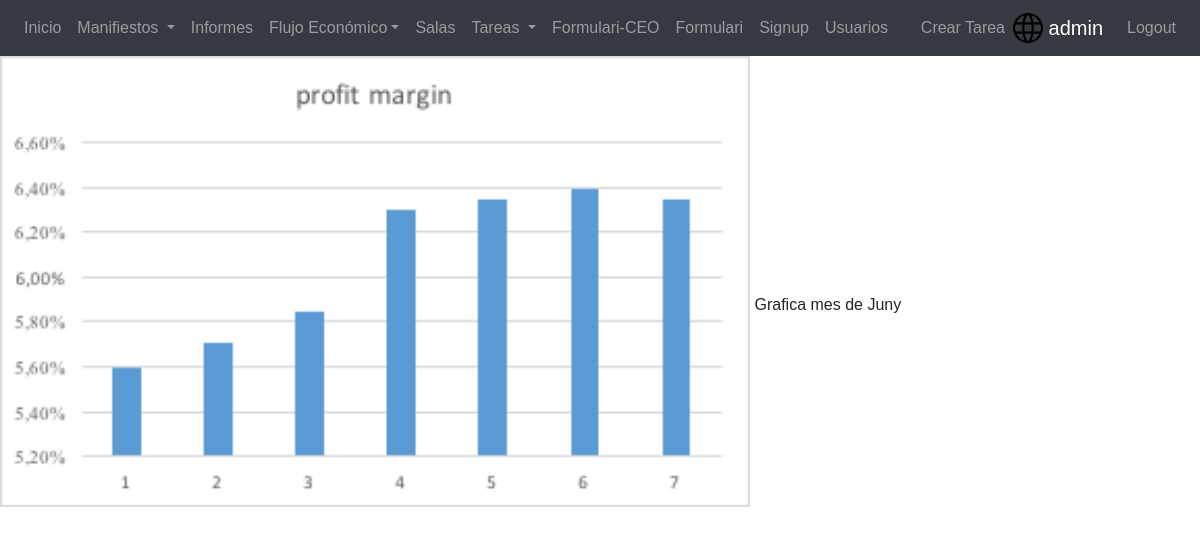
Page /application/analisis/ (signed in) on the committed database.
### application/models.py (models this page shows)
class Documents(models.Model):
    excel= models.FileField(upload_to='excel/',default='default-image.png',null=False)
    graph = models.ImageField(upload_to='graph/',default='default-image.png', null=False)
    info = models.CharField(max_length=64)

### application/views.py (the view)
# urls.py: path('analisis/', ceo_analysis, name='economic_flow'),
def ceo_analysis(request):
    logged_user = request.user
    role_class = UserProfile.objects.filter(user=logged_user)
    if role_class.get().role == 'CEO' or role_class.get().role == 'admin':
        doc = Documents.objects.all()
        return render(request, 'CEO/analysis.html', context={'role_class': role_class.get(),'doc':doc})
    else:
        raise PermissionDenied

### templates/CEO/analysis.html
{% extends 'generic.html' %}
{% block informacio %}
    {% for x in doc %}
        <div>
        <img style="margin-bottom: 4%" src="{{ x.graph.url }}" width="750" alt="{{ x.graph.url }}">
        <h7>{{ x.info }}</h7>
        </div>
    {% endfor %}
{% endblock %}

### templates/generic.html (shortened to what this page needs)
<!DOCTYPE html>
<html lang="en">
<head>
    <link rel="stylesheet" href="https://maxcdn.bootstrapcdn.com/bootstrap/4.3.1/css/bootstrap.min.css">
     {% load static %}
    <link rel="stylesheet" href="{% static '/css/start_page.css' %}">
</head>
<body>
    <div>
        <div>
            {% block content %}
                {% block register %}
                     {% if user.is_authenticated %}
                                {% block nav %}
                                        <nav class="navbar navbar-expand-lg navbar-dark bg-dark">
                                            <div class="collapse navbar-collapse" id="navbarSupportedContent">
                                                <ul class="navbar-nav mr-auto">
                                                        <li class="nav-item">
                                                        <a class=" nav-link" href="{% url 'homepage' %}"> Inicio</a>
                                                        </li>
                                                    {% if role_class.role == 'gestorsala' or role_class.role == 'admin' %}
                                                        <li class="nav-item dropdown">
                                                        <a class="nav-link dropdown-toggle" href="#" id="navbarDropdown" role="button" data-toggle="dropdown" aria-haspopup="true" aria-expanded="false">
                                                        Manifiestos
                                                        </a>
                                                        </li>
                                                    {% endif %}
                                                    {% if role_class.role == 'CEO' or role_class.role == 'admin'%}
                                                        <li class="nav-item">
                                                            <a class=" nav-link" href="{% url 'reports' %}"> Informes</a>
                                                        </li>
                                                        <li class="nav-item dropdown">
                                                        <a class=" nav-link dropdown-toggle" href="#"  id="navbarDropdown" role="button" data-toggle="dropdown" aria-haspopup="true" aria-expanded="false"> Flujo Económico</a>
                                                        </li>
                                                    {% endif %}
                                                    {% if role_class.role == 'gestorsala' or role_class.role == 'admin' or role_class.role == 'operario' or role_class.role == 'mantenimiento'%}
                                                        <li class="nav-item">
                                                        <a class=" nav-link" href="{% url 'rooms' %}"> Salas</a>
                                                        </li>
                                                    {% endif %}
                                                    {% if role_class.role == 'gestorsala' or role_class.role == 'admin'%}
                                                        <li class="nav-item dropdown">
                                                            <a class="nav-link dropdown-toggle" href="#" id="navbarDropdown" role="button" data-toggle="dropdown" aria-haspopup="true" aria-expanded="false">
                                                            Tareas
                                                            </a>
                                                        </li>
                                                    {% endif %}
                                                 {% if role_class.role == 'mantenimiento' or role_class.role == 'admin' %}
                                                     <a  class=" nav-link"  href="{% url 'formCEO_create' %}">Formulari-CEO</a>
                                                {% endif %}
                                                {% if role_class.role == 'CEO' or role_class.role == 'admin' %}
                                                     <a  class=" nav-link"  href="{% url 'formCEO_list' %}">Formulari</a>
                                                     <a  class=" nav-link"  href="{% url 'singup' %}">Signup</a>
                                                    <a  class=" nav-link"  href="{% url 'all_users' %}">Usuarios</a>
                                                {% endif %}
                                                </ul>
                                                <ul class="navbar-nav margin-right: auto">
                                                    {% if role_class.role == 'gestorsala' or role_class.role == 'admin'%}
                                                        <li class="nav-item">
                                                            <a class=" nav-link" href="{% url 'task_create'%}">Crear Tarea</a>
                                                        </li>
                                                    {% endif %}
                                                       <li class="nav-item active" >
                                                    <a class="navbar-brand" href="#"><img src="{% static '/icon/world-wide-web.svg' %}" width="30" height="30" class="d-inline-block align-top" alt=""> {{ user.username }}</a>
                                                        </li>
                                                        <li class="nav-item">
                                                    <a class=" nav-link" href="{% url 'logout' %}"> Logout</a>
                                                        </li>
                                                </ul>
                                            </div>
                                        </nav>
                                {% endblock %}
                                {% block informacio %}{% endblock %}
                         {% endif %}
                {% endblock %}
            {% endblock %}
         </div>
    </div>
</body>
</html>

### application/static/css/start_page.css (style rules this page uses)
html { background-color: #56baed; }
body { font-family: "Poppins", sans-serif; height: 100vh; }
a { color: #92badd; display:inline-block; text-decoration: none; font-weight: 400; }

### rows in the picture
Documents: graph (picture), info "Grafica mes de Juny"

### other values in the picture
{{ user.username }} "admin"
